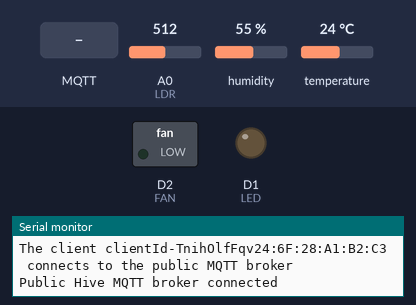
This sketch was run on a simulated ESP8266 (NodeMCU). Parts: switched loads named in the sketch (green lamp = pin HIGH), output pins drawn as LEDs (lit = HIGH), the last lines printed to the serial monitor. The test bench sets the inputs (shaded band); at power-on: A0 (LDR) = 512, humidity 55 %, temperature 24 °C. WiFi joins after 1.5 s; servers stay silent unless stated; no MQTT or app messages arrive unless stated.

Above: at 3.7 s.
3.8 s: MQTT message "on" arrives on the first subscribed topic
At 5.8 s:
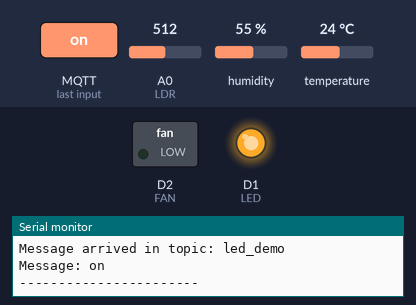
6.1 s: MQTT message "on" arrives on the second subscribed topic
At 7.2 s:
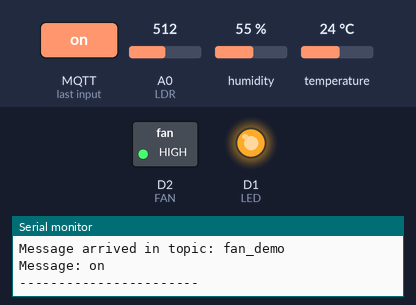
8.1 s: MQTT message "off" arrives on the first subscribed topic
At 9.6 s:
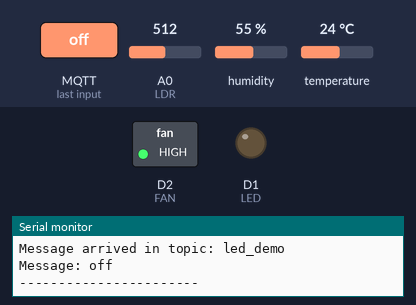
10.1 s: MQTT message "off" arrives on the second subscribed topic
At 12.1 s:
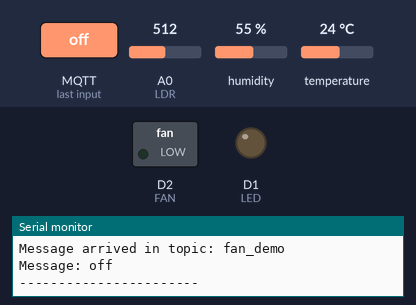
Timing chart, 0 to 13.1 s (numbered marks = the images above; inputs shaded):
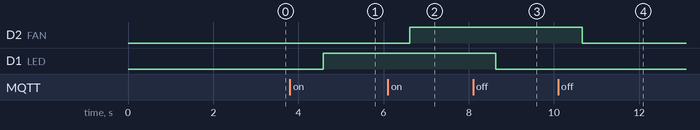

Measured:
- after the input at 3.8 s, D1 (LED): LOW → HIGH after 0.78 s
- after the input at 6.1 s, D2 (FAN): LOW → HIGH after 0.51 s
- after the input at 8.1 s, D1 (LED): HIGH → LOW after 0.53 s
- after the input at 10.1 s, D2 (FAN): HIGH → LOW after 0.56 s

The sketch:

remote-control-led.ino
```cpp
#include <ESP8266WiFi.h>
#include <PubSubClient.h>
#include "DHT.h"
#include <ArduinoJson.h>

// GPIO 5 D1
#define LED D1
#define FAN D2
#define LDR A0
#define DHTPIN D4
#define DHTTYPE DHT11

// WiFi
const char *ssid = "=.=";           // Enter your WiFi name
const char *password = "nar_1010";  // Enter WiFi password

// MQTT Broker
const char *mqtt_broker = "broker.hivemq.com";
const char *led_topic = "led_demo";
const char *fan_topic = "fan_demo";
const char *sensor_topic = "sensor_demo";
const int mqtt_port = 1883;

bool ledState = false;
bool fanState = false;
long lastMsg = 0;

WiFiClient espClient;
PubSubClient client(espClient);
DHT dht(DHTPIN, DHTTYPE);

void setup() {
  // Set software serial baud to 115200;
  Serial.begin(115200);
  delay(1000);  // Delay for stability

  // Connecting to a WiFi network
  WiFi.begin(ssid, password);
  while (WiFi.status() != WL_CONNECTED) {
    delay(500);
    Serial.println("Connecting to WiFi...");
  }
  Serial.println("Connected to the WiFi network");

  // Setting LED pin as output
  pinMode(LED, OUTPUT);
  digitalWrite(LED, LOW);  // Turn off the LED initially

  // Setting FAN pin as output
  pinMode(FAN, OUTPUT);
  digitalWrite(FAN, LOW);  // Turn off the LED initially

  // Connecting to an MQTT broker
  client.setServer(mqtt_broker, mqtt_port);
  client.setCallback(callback);
  while (!client.connected()) {
    String client_id = "clientId-TnihOlfFqv";
    client_id += String(WiFi.macAddress());
    Serial.printf("The client %s connects to the public MQTT broker\n", client_id.c_str());
    if (client.connect(client_id.c_str())) {
      Serial.println("Public Hive MQTT broker connected");
    } else {
      Serial.print("Failed with state ");
      Serial.print(client.state());
      delay(2000);
    }
  }

  // Publish and subscribe
  client.subscribe(led_topic);
  client.subscribe(fan_topic);

  dht.begin();
}

void callback(char *topic, byte *payload, unsigned int length) {
  Serial.print("Message arrived in topic: ");
  Serial.println(topic);
  Serial.print("Message: ");
  String message;
  for (int i = 0; i < length; i++) {
    message += (char)payload[i];  // Convert *byte to string
  }
  Serial.print(message);

  if (strcmp(topic, led_topic) == 0) {
    if (message == "on" && !ledState) {
      digitalWrite(LED, HIGH);  // Turn on the LED
      ledState = true;
    }
    if (message == "off" && ledState) {
      digitalWrite(LED, LOW);  // Turn off the LED
      ledState = false;
    }
  }

  if (strcmp(topic, fan_topic) == 0) {
    if (message == "on" && !fanState) {
      digitalWrite(FAN, HIGH);  // Turn on the LED
      fanState = true;
    }
    if (message == "off" && fanState) {
      digitalWrite(FAN, LOW);  // Turn off the LED
      fanState = false;
    }
  }

  Serial.println();
  Serial.println("-----------------------");
}

void publishSensorData() {
  int ldr_val = analogRead(LDR);
  float temp = dht.readTemperature();
  float humd = dht.readHumidity();

  // Tạo một đối tượng JSON
  DynamicJsonDocument jsonDoc(256);  // Điều chỉnh kích thước đối tượng JSON tùy theo nhu cầu

  // Đặt giá trị trong đối tượng JSON
  jsonDoc["temperature"] = temp;
  jsonDoc["humidity"] = humd;
  jsonDoc["light"] = ldr_val;

  // Chuyển đối tượng JSON thành một chuỗi JSON
  String jsonStr;
  serializeJson(jsonDoc, jsonStr);

  // Publish chuỗi JSON lên MQTT topic "sensor_demo"
  client.publish(sensor_topic, jsonStr.c_str());
}

void loop() {
  client.loop();

  publishSensorData();
  delay(2000);  // Delay for a short period in each loop iteration
}
```
